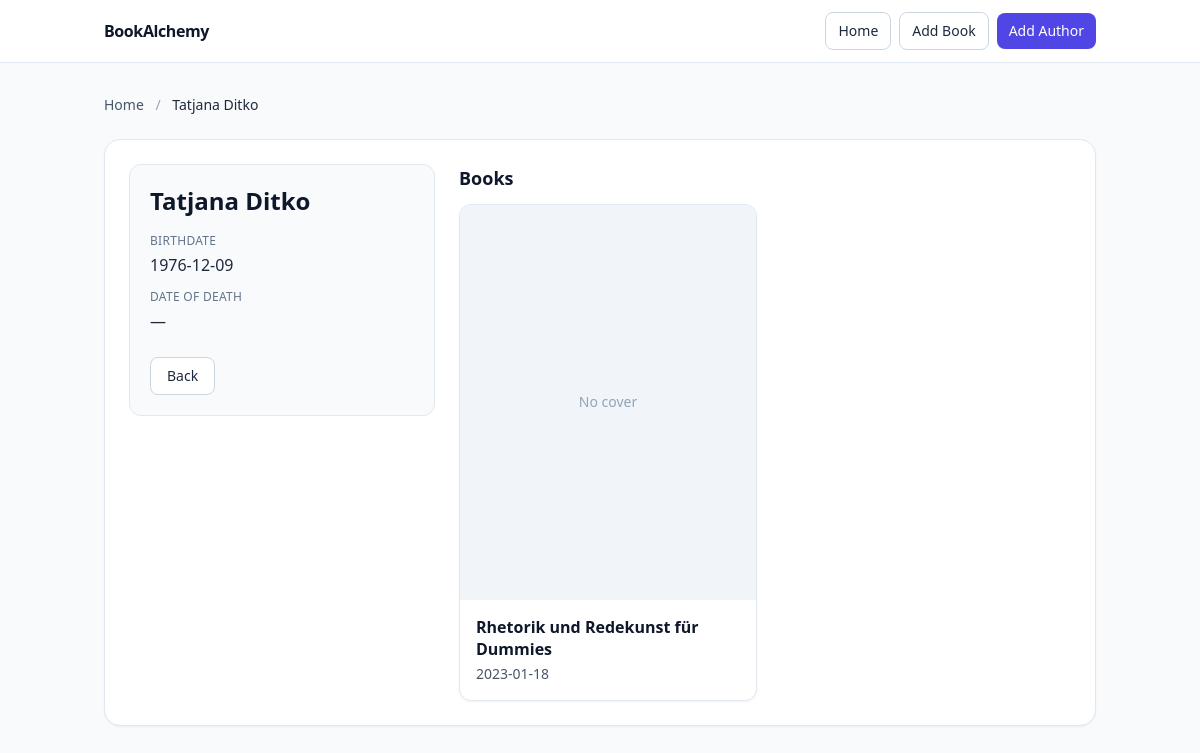
Screenshot of /author/9 with the database file from the repository.
### data_models.py (models this page shows, shortened)
class Author(db.Model):
    __tablename__ = 'authors'
    id: Mapped[int] = mapped_column(Integer, primary_key=True, autoincrement=True)
    name: Mapped[str] = mapped_column(String)
    birth_date: Mapped[DateTime] = mapped_column(DateTime)
    date_of_death: Mapped[DateTime] = mapped_column(DateTime, nullable=True)
    books: Mapped[List['Book']] = relationship(back_populates="author")

class Book(db.Model):
    __tablename__ = 'books'
    id: Mapped[int] = mapped_column(Integer, primary_key=True, autoincrement=True)
    isbn: Mapped[str] = mapped_column(String)
    title: Mapped[str] = mapped_column(String)
    publication_year: Mapped[DateTime] = mapped_column(DateTime)
    author_id: Mapped[int] = mapped_column(ForeignKey("authors.id"))
    author: Mapped['Author'] = relationship(back_populates='books')

### app.py (the view)
@app.route('/author/<int:author_id>')
def author_detail(author_id: int):
    author = db.one_or_404(
        db.select(Author).filter(Author.id == author_id)
    )
    return render_template("author_detail.html", author=author)

### templates/author_detail.html (shortened to what this page needs)
<!DOCTYPE html>
<html lang="en">
  <head>
    <script src="https://cdn.tailwindcss.com"></script>
  </head>
  <body class="min-h-screen bg-gray-50 text-slate-800">
    <header class="bg-white/90 backdrop-blur border-b border-slate-200 sticky top-0 z-40">
      <div class="max-w-5xl mx-auto px-4 py-3 flex items-center justify-between">
        <a href="{{ url_for('home') }}" class="font-semibold tracking-tight text-slate-900">BookAlchemy</a>
        <nav class="flex items-center gap-2">
          <a href="{{ url_for('home') }}" class="inline-flex items-center rounded-lg border border-slate-300 bg-white px-3 py-2 text-sm hover:bg-slate-50">Home</a>
          <a href="{{ url_for('add_book') }}" class="inline-flex items-center rounded-lg border border-slate-300 bg-white px-3 py-2 text-sm hover:bg-slate-50">Add Book</a>
          <a href="{{ url_for('add_author') }}" class="inline-flex items-center rounded-lg bg-indigo-600 px-3 py-2 text-sm font-medium text-white hover:bg-indigo-700">Add Author</a>
        </nav>
      </div>
    </header>
    <main class="max-w-5xl mx-auto px-4 py-8">
      <nav class="mb-6 text-sm text-slate-600">
        <a href="{{ url_for('home') }}" class="hover:underline">Home</a>
        <span class="mx-2 text-slate-400">/</span>
        <span class="font-medium text-slate-800">{{ author.name }}</span>
      </nav>
      <section class="rounded-2xl border border-slate-200 bg-white shadow-sm p-6">
        <div class="flex flex-col gap-6 lg:flex-row lg:items-start">
          <div class="w-full lg:w-1/3">
            <div class="rounded-xl border border-slate-200 bg-slate-50 p-5">
              <h1 class="text-2xl font-semibold text-slate-900">{{ author.name }}</h1>
              <dl class="mt-4 space-y-3">
                <div>
                  <dt class="text-xs uppercase tracking-wide text-slate-500">Birthdate</dt>
                  <dd class="mt-1 text-slate-800">
                    {{ author.birth_date.strftime('%Y-%m-%d') if author.birth_date else '—' }}
                  </dd>
                </div>
                <div>
                  <dt class="text-xs uppercase tracking-wide text-slate-500">Date of Death</dt>
                  <dd class="mt-1 text-slate-800">
                    {{ author.date_of_death.strftime('%Y-%m-%d') if author.date_of_death else '—' }}
                  </dd>
                </div>
              </dl>
              <div class="mt-6">
                <a href="{{ url_for('home') }}" class="inline-flex items-center rounded-lg border border-slate-300 bg-white px-4 py-2 text-sm hover:bg-slate-50">Back</a>
              </div>
            </div>
          </div>
          <div class="w-full lg:w-2/3">
            <h2 class="text-lg font-semibold text-slate-900">Books</h2>
            <div class="mt-3 grid gap-4 sm:grid-cols-2">
              {% if author.books %}
                {% for book in author.books %}
                  <article class="rounded-xl border border-slate-200 bg-white shadow-sm overflow-hidden">
                    <div class="aspect-[3/4] bg-slate-100">
                    </div>
                    <div class="p-4">
                      <h3 class="text-base font-semibold leading-snug text-slate-900 line-clamp-2">
                        <a href="{{ url_for('book_detail', book_id=book.id) }}" class="hover:underline">{{ book.title }}</a>
                      </h3>
                      <p class="mt-1 text-sm text-slate-600">
                        {{ book.publication_year.strftime('%Y-%m-%d') if book.publication_year else '—' }}
                      </p>
                    </div>
                  </article>
                {% endfor %}
              {% else %}
                <div class="rounded-xl border border-amber-200 bg-amber-50 px-4 py-3 text-amber-900">
                  No books found for this author.
                </div>
              {% endif %}
            </div>
          </div>
        </div>
      </section>
    </main>
  </body>
</html>

### rows the page displays
Author: name "Tatjana Ditko", birth_date "1976-12-09", date_of_death "—"
Book: title "Rhetorik und Redekunst für Dummies", publication_year "2023-01-18"
